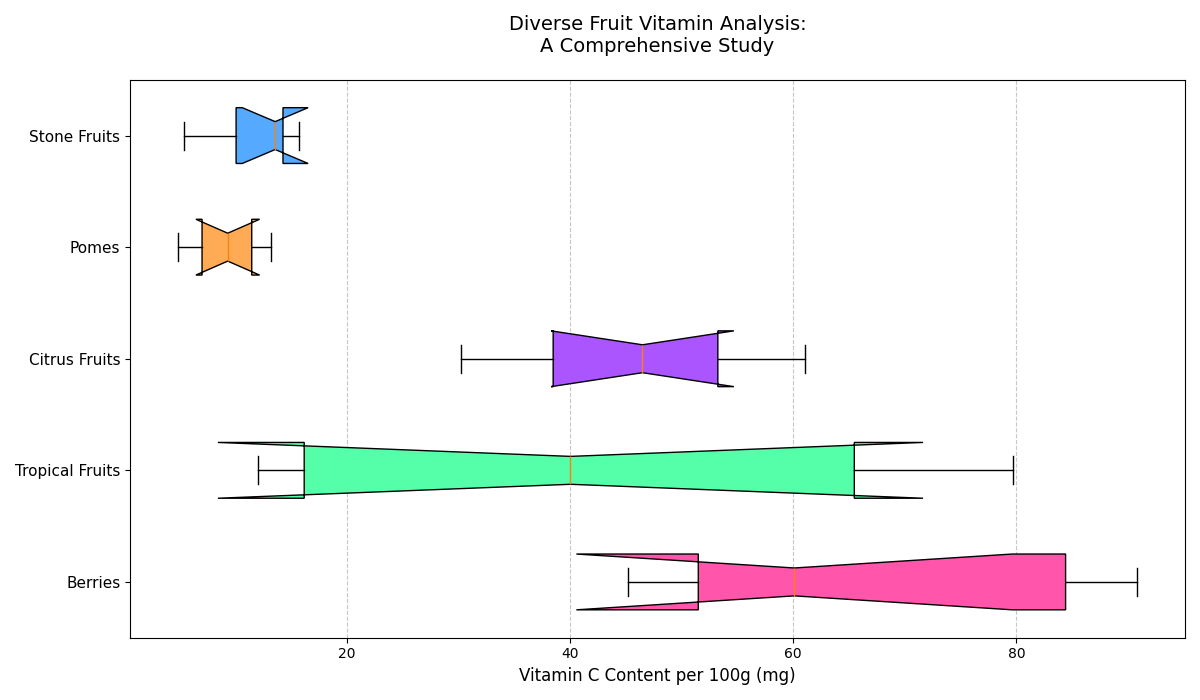

Generate this figure with Python:
import matplotlib.pyplot as plt
import numpy as np

# Data: Vitamin C content (mg/100g) for different fruit groups
citrus_fruits = [53.2, 60.1, 90.8, 88.3, 80.5, 45.2, 49.8]
berries = [12.1, 58.8, 67.7, 21.3, 79.7, 14.5]
tropical_fruits = [61.1, 30.2, 36.4, 45.4, 52.4, 39.2, 55.8, 47.6]
stone_fruits = [6.6, 8.4, 10.3, 4.9, 11.9, 13.2]
pomes = [5.4, 14.3, 13.6, 10.1, 15.7]

data = [citrus_fruits, berries, tropical_fruits, stone_fruits, pomes]
fruit_groups = ['Berries', 'Tropical Fruits', 'Citrus Fruits', 'Pomes', 'Stone Fruits']

fig, ax = plt.subplots(figsize=(12, 7))
box_colors = ['#FF55AA', '#55FFAA', '#AA55FF', '#FFAA55', '#55AAFF']

bp = ax.boxplot(data, vert=False, patch_artist=True, notch=True, whis=1.5)

for patch, color in zip(bp['boxes'], box_colors):
    patch.set_facecolor(color)

ax.set_yticklabels(fruit_groups, fontsize=11)
ax.set_xlabel('Vitamin C Content per 100g (mg)', fontsize=12)
ax.set_title('Diverse Fruit Vitamin Analysis:\nA Comprehensive Study', fontsize=14, pad=20)

ax.xaxis.grid(True, linestyle='--', alpha=0.7)

plt.tight_layout()
plt.show()
